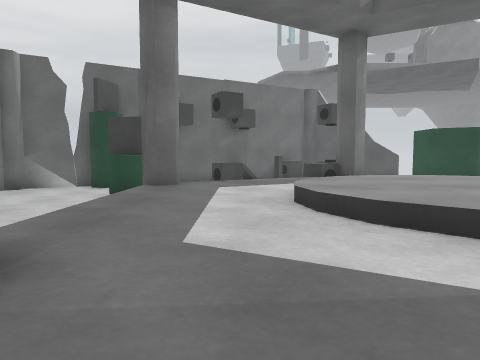
view 1 (above)

19 first-person views from a walk through a Unity game level. The camera is 1.3 m above the floor, tilts 4° down and sees 70° across. The floor is counted in squares, 1.05 m on a side. Each view is taken from the middle of a square. On the plan, view 1 faces up. The plan holds only what a view shows up to about 14 squares ahead; the rest is blank. The place goes on beyond the plan. The player character is not drawn. Surface patterns are stand-ins for the level's own textures.

view 2
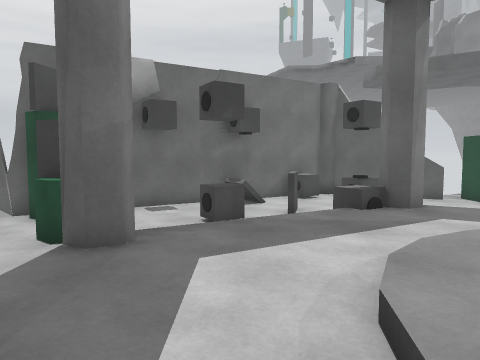

view 3
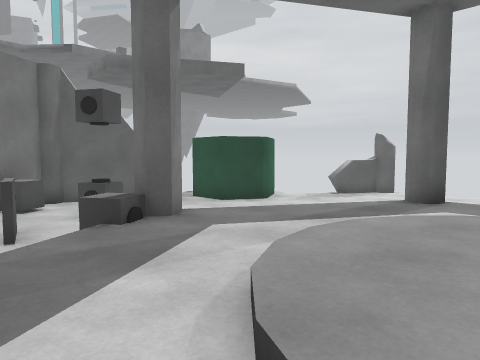

view 4
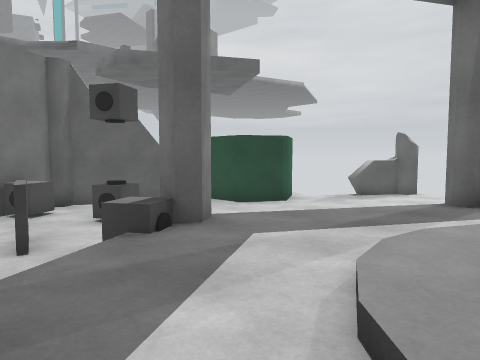

view 5
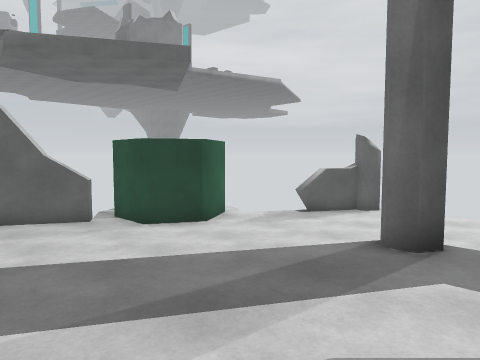

view 6
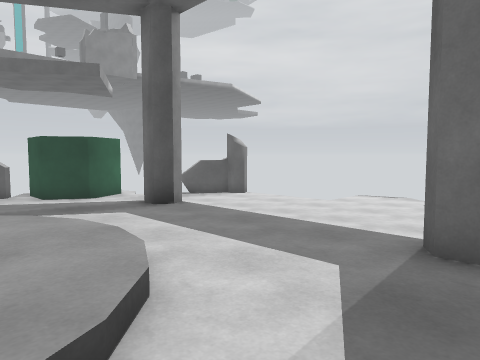

view 7
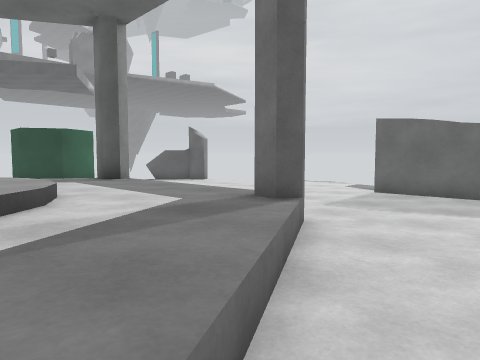

view 8
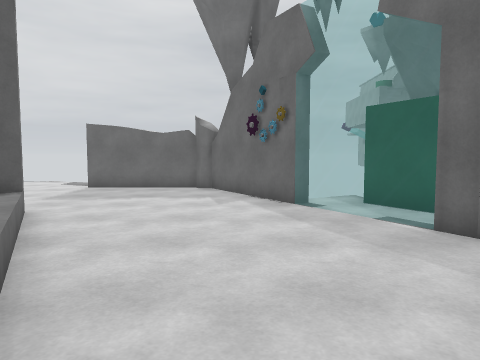

view 9
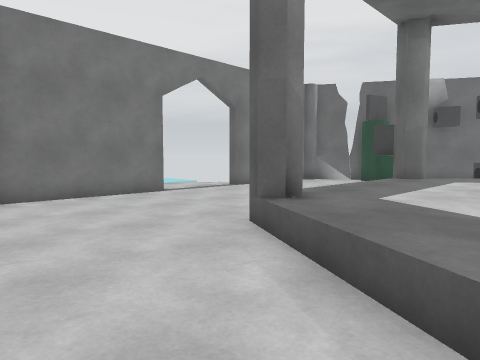

view 10
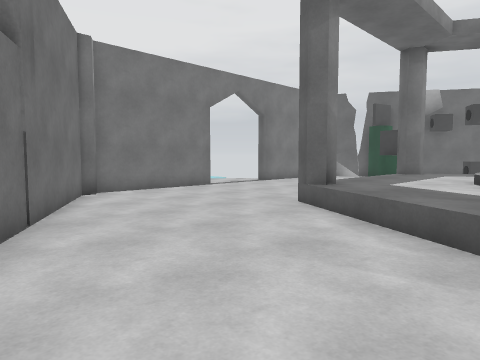

view 11
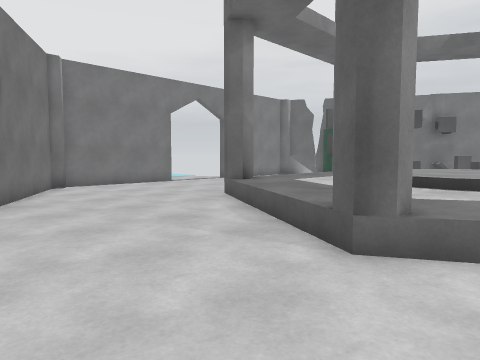

view 12
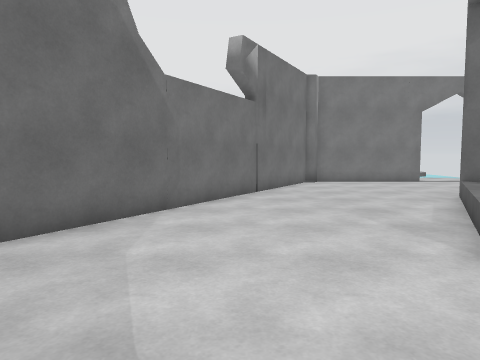

view 13
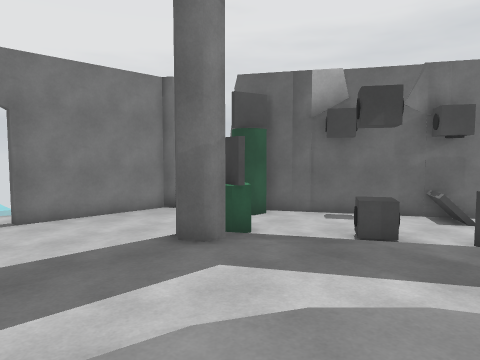

view 14
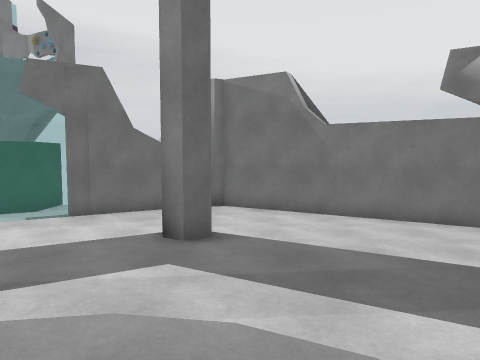

view 15
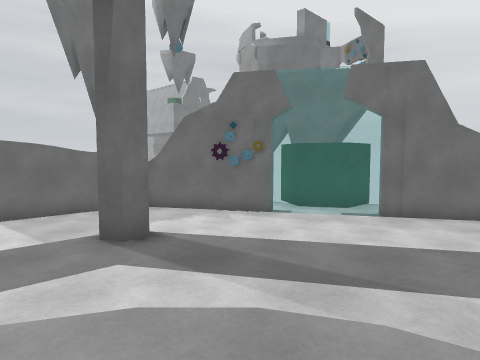

view 16
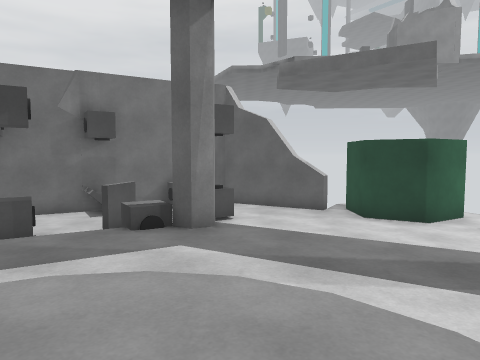

view 17
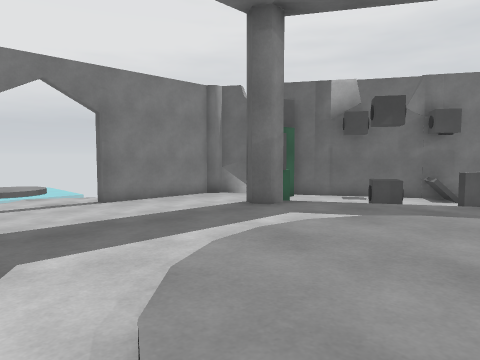

view 18
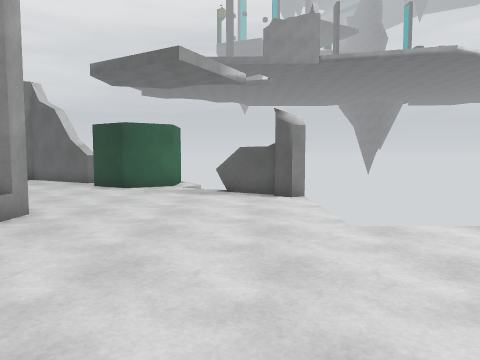

view 19
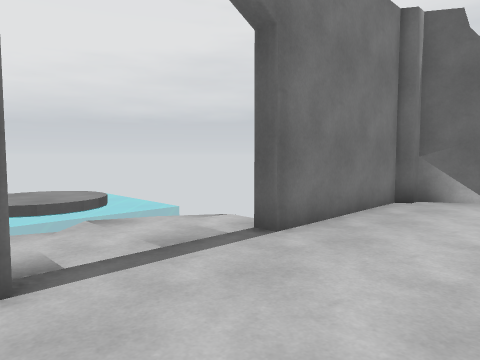

### Floor plan
Key: @ floor where view 1 was taken; # wall or solid block; x gap in a wall; . main floor; : floor 0.5 m higher than the main floor; + floor 0.75 m higher than the main floor; / step, stairs or slope; = window, fence, low wall or low ledge; ^ raised ledge; O other object.
Columns run from 11 left of view 1 to 19 right of it. Each row starts with its distance up from view 1.
 20              #####
 19             ##O..##
 18            ##.O...#xO
 17         ####........O
 16       ###..=...OO...OOOO
 15      ##......#........O..
 14    ###O......#...........=^
 13   ##..O...OO..O#  .........##
 12   #....O...  //#:/  ........
 11   #....O#  //::::://........
 10   #..... ./:::::::::/.......
  9   #..... #:::::::::::#......
  8   #..... ::::/+++/::::.......
  7  ....... :::/+++++/:::.........
  6 ........ :::/+++ +/::: ........
  5 .......  :::/+++++/:::  .......
  4 ........ :::/+++++/:::  ......
  3   #......::::/+++/:::: .....#
  2   #......#:::::::::::#......#
  1   #......./:::::::::/.......#
  0   #........@/::::://........#
 -1   #........../:::/..........#
 -2   ##...........#...........##
 -3    ###...................###
 -4      ##.................##
 -5       ###.............==#
 -6         ###.........===O.
 -7           ###.....###OOO
 -8             ##.. ##  O
 -9              ###     O

Positions as (right, up) in squares from view 1, and headings:
1: (0, 0), facing up
2: (0, 4), facing up
3: (0, 6), facing up-right
4: (0, 7), facing up-right
5: (4, 7), facing up-right
6: (5, 1), facing up-right
7: (5, -2), facing up-right
8: (3, -3), facing right
9: (2, -3), facing up-left
10: (3, -6), facing up-left
11: (6, -6), facing up-left
12: (8, -5), facing left
13: (3, 5), facing up-left
14: (3, 5), facing down
15: (4, 5), facing down-right
16: (5, 5), facing up
17: (4, 2), facing up-left
18: (15, 2), facing up
19: (-5, 3), facing up-left
